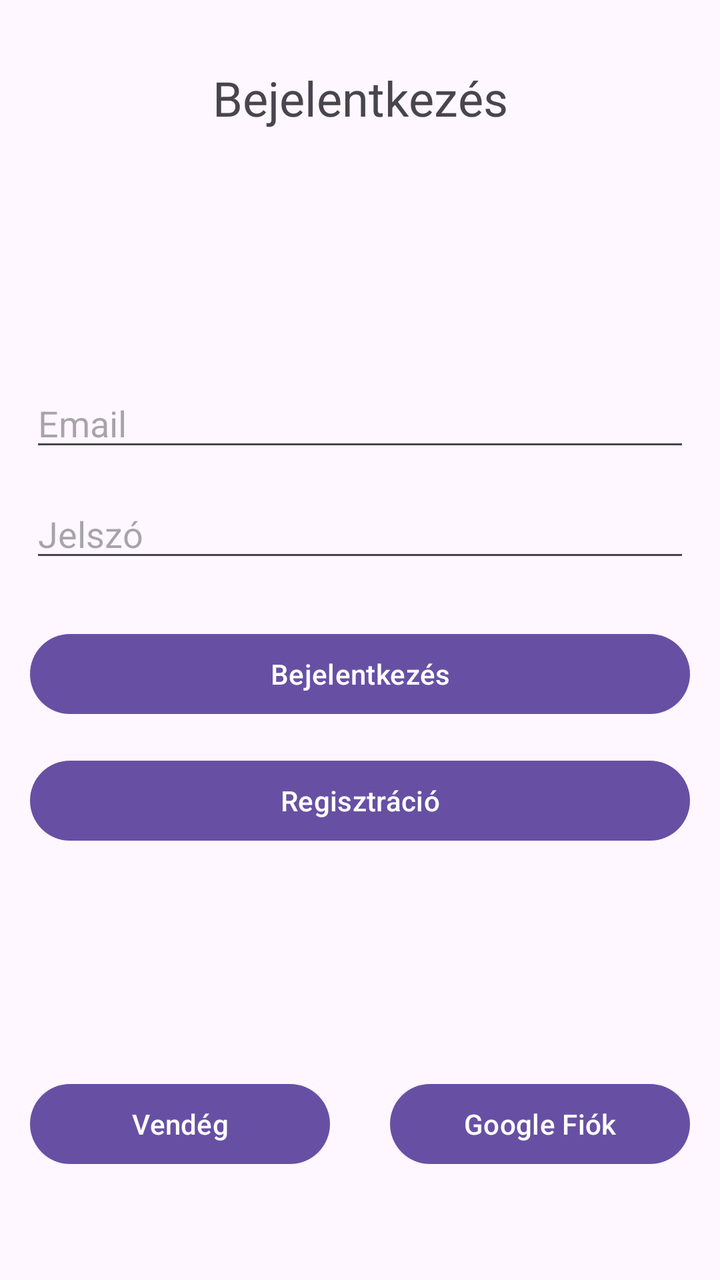
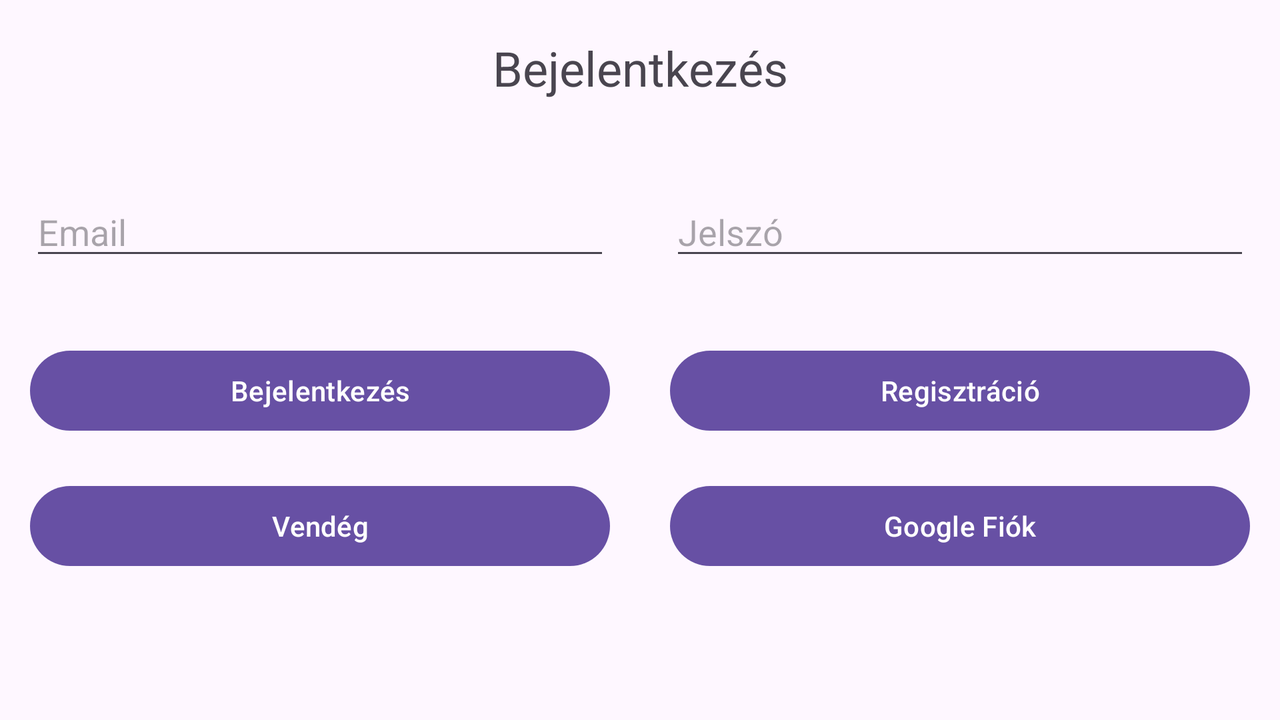

An Android layout and its configuration variant, each rendered on a device that would load it. The default file and the variant file are quoted in full after the pictures.
<!-- AndroidManifest.xml: application theme Theme.PhoneShop -->
<!-- res/layout/activity_main.xml -->
<?xml version="1.0" encoding="utf-8"?>
<androidx.constraintlayout.widget.ConstraintLayout xmlns:android="http://schemas.android.com/apk/res/android"
    xmlns:app="http://schemas.android.com/apk/res-auto"
    xmlns:tools="http://schemas.android.com/tools"
    android:id="@+id/main"
    android:layout_width="match_parent"
    android:layout_height="match_parent"
    tools:context=".MainActivity">

    <TextView
        android:id="@+id/textView"
        android:layout_width="wrap_content"
        android:layout_height="wrap_content"
        android:text="@string/login"
        android:textSize="24sp"

        app:layout_constraintBottom_toBottomOf="parent"
        app:layout_constraintEnd_toEndOf="parent"
        app:layout_constraintStart_toStartOf="parent"
        app:layout_constraintTop_toTopOf="parent"
        app:layout_constraintVertical_bias="0.054" />

    <EditText
        android:id="@+id/editTextUsername"
        android:layout_width="match_parent"
        android:layout_height="wrap_content"
        android:ems="10"
        android:hint="@string/email"
        android:inputType="textEmailAddress"
        android:layout_marginLeft="@dimen/side_margin"
        android:layout_marginRight="@dimen/side_margin"

        app:layout_constraintBottom_toBottomOf="parent"
        app:layout_constraintTop_toBottomOf="@+id/textView"
        app:layout_constraintVertical_bias="0.233"
        tools:layout_editor_absoluteX="0dp" />

    <EditText
        android:id="@+id/editTextPassword"
        android:layout_width="match_parent"
        android:layout_height="wrap_content"
        android:ems="10"
        android:hint="@string/password"
        android:inputType="textPassword"
        android:layout_marginLeft="@dimen/side_margin"
        android:layout_marginRight="@dimen/side_margin"

        app:layout_constraintBottom_toBottomOf="parent"
        app:layout_constraintTop_toTopOf="@+id/editTextUsername"
        app:layout_constraintVertical_bias="0.135"
        tools:layout_editor_absoluteX="0dp" />

    <Button
        android:id="@+id/loginButton"
        android:layout_width="match_parent"
        android:layout_height="wrap_content"
        android:onClick="login"
        android:text="@string/login"
        android:layout_marginLeft="@dimen/side_margin"
        android:layout_marginRight="@dimen/side_margin"

        app:layout_constraintBottom_toBottomOf="parent"
        app:layout_constraintEnd_toEndOf="parent"
        app:layout_constraintHorizontal_bias="0.0"
        app:layout_constraintStart_toStartOf="parent"
        app:layout_constraintTop_toBottomOf="@+id/editTextPassword"
        app:layout_constraintVertical_bias="0.088" />

    <LinearLayout
        android:id="@+id/linearLayout"
        style="?android:attr/buttonBarStyle"
        android:layout_width="match_parent"
        android:layout_height="wrap_content"
        android:orientation="horizontal"

        app:layout_constraintBottom_toBottomOf="parent"
        app:layout_constraintEnd_toEndOf="parent"
        app:layout_constraintHorizontal_bias="0.495"
        app:layout_constraintStart_toStartOf="parent"
        app:layout_constraintTop_toTopOf="@+id/registerButton"
        app:layout_constraintVertical_bias="0.75">

        <Button
            android:id="@+id/guestLoginButton"
            android:layout_width="0dp"
            android:layout_height="wrap_content"
            android:layout_weight="1"
            android:onClick="guestLogin"
            android:text="@string/login_as_guest"
            android:layout_marginLeft="@dimen/side_margin"
            android:layout_marginRight="@dimen/side_margin"
            />

        <Button
            android:id="@+id/googleLoginButton"
            android:layout_width="0dp"
            android:layout_height="wrap_content"
            android:layout_weight="1"
            android:onClick="googleLogin"
            android:text="@string/google_account"
            android:layout_marginLeft="@dimen/side_margin"
            android:layout_marginRight="@dimen/side_margin"
            />
    </LinearLayout>


    <Button
        android:id="@+id/registerButton"
        android:layout_width="0dp"
        android:layout_height="wrap_content"
        android:onClick="register"
        android:text="@string/register"
        android:layout_marginLeft="@dimen/side_margin"
        android:layout_marginRight="@dimen/side_margin"

        app:layout_constraintBottom_toBottomOf="parent"
        app:layout_constraintEnd_toEndOf="parent"
        app:layout_constraintHorizontal_bias="1.0"
        app:layout_constraintStart_toStartOf="parent"
        app:layout_constraintTop_toBottomOf="@+id/loginButton"
        app:layout_constraintVertical_bias="0.066" />

</androidx.constraintlayout.widget.ConstraintLayout>
<!-- resources referenced by this layout -->
<resources>
  <dimen name="side_margin">15dp</dimen>
  <string name="email">Email</string>
  <string name="google_account">Google Fiók</string>
  <string name="login">Bejelentkezés</string>
  <string name="login_as_guest">Vendég</string>
  <string name="password">Jelszó</string>
  <string name="register">Regisztráció</string>
  <style name="Theme.PhoneShop" parent="Base.Theme.PhoneShop" />
  <style name="Base.Theme.PhoneShop" parent="Theme.Material3.DayNight">
          
          
      </style>
</resources>
<!-- res/layout-land/activity_main.xml (the repository's variant of the layout above) -->
<!-- drawn on the phone turned sideways -->
<?xml version="1.0" encoding="utf-8"?>
<androidx.constraintlayout.widget.ConstraintLayout xmlns:android="http://schemas.android.com/apk/res/android"
    xmlns:app="http://schemas.android.com/apk/res-auto"
    xmlns:tools="http://schemas.android.com/tools"
    android:id="@+id/main"
    android:layout_width="match_parent"
    android:layout_height="match_parent"
    tools:context=".MainActivity">

    <TextView
        android:id="@+id/titleTextView"
        android:layout_width="wrap_content"
        android:layout_height="wrap_content"
        android:text="@string/login"
        android:textSize="24sp"

        app:layout_constraintBottom_toBottomOf="parent"
        app:layout_constraintEnd_toEndOf="parent"
        app:layout_constraintStart_toStartOf="parent"
        app:layout_constraintTop_toTopOf="parent"
        app:layout_constraintVertical_bias="0.054" />

    <LinearLayout
        android:id="@+id/inputLinearLayout"
        android:layout_width="match_parent"
        android:layout_height="wrap_content"
        android:orientation="horizontal"

        app:layout_constraintBottom_toBottomOf="parent"
        app:layout_constraintEnd_toEndOf="parent"
        app:layout_constraintHorizontal_bias="0.0"
        app:layout_constraintStart_toStartOf="parent"
        app:layout_constraintTop_toBottomOf="@+id/titleTextView"
        app:layout_constraintVertical_bias="0.162">

        <EditText
            android:id="@+id/emailEditText"
            android:layout_width="0dp"
            android:layout_height="wrap_content"

            android:layout_marginLeft="@dimen/side_margin"
            android:layout_marginRight="@dimen/side_margin"
            android:layout_weight="1"
            android:hint="@string/email"
            android:inputType="textEmailAddress" />

        <EditText
            android:id="@+id/passwordEditText"
            android:layout_width="0dp"
            android:layout_height="wrap_content"
            android:layout_marginLeft="@dimen/side_margin"

            android:layout_marginRight="@dimen/side_margin"
            android:layout_weight="1"
            android:ems="10"
            android:hint="@string/password"
            android:inputType="textPassword" />
    </LinearLayout>

    <LinearLayout
        android:id="@+id/topLinearLayout"
        android:layout_width="match_parent"
        android:layout_height="wrap_content"
        android:orientation="horizontal"

        app:layout_constraintBottom_toBottomOf="parent"
        app:layout_constraintEnd_toEndOf="parent"
        app:layout_constraintHorizontal_bias="1.0"
        app:layout_constraintStart_toStartOf="parent"
        app:layout_constraintTop_toBottomOf="@+id/inputLinearLayout"
        app:layout_constraintVertical_bias="0.205">

        <Button
            android:id="@+id/loginButton"
            android:layout_width="0dp"
            android:layout_height="wrap_content"

            android:layout_marginLeft="@dimen/side_margin"
            android:layout_marginRight="@dimen/side_margin"
            android:layout_weight="1"
            android:onClick="login"
            android:text="@string/login" />

        <Button
            android:id="@+id/registerButton"
            android:layout_width="0dp"
            android:layout_height="wrap_content"

            android:layout_marginLeft="@dimen/side_margin"
            android:layout_marginRight="@dimen/side_margin"
            android:layout_weight="1"
            android:onClick="register"
            android:text="@string/register" />
    </LinearLayout>

    <LinearLayout
        android:id="@+id/bottomLinearLayout"
        android:layout_width="match_parent"
        android:layout_height="wrap_content"
        android:orientation="horizontal"

        app:layout_constraintBottom_toBottomOf="parent"
        app:layout_constraintEnd_toEndOf="parent"
        app:layout_constraintHorizontal_bias="1.0"
        app:layout_constraintStart_toStartOf="parent"
        app:layout_constraintTop_toBottomOf="@+id/topLinearLayout"
        app:layout_constraintVertical_bias="0.213">

        <Button
            android:id="@+id/guestLoginButton"
            android:layout_width="0dp"
            android:layout_height="wrap_content"
            android:layout_marginLeft="@dimen/side_margin"
            android:layout_marginRight="@dimen/side_margin"
            android:layout_weight="1"
            android:onClick="guestLogin"
            android:text="@string/login_as_guest" />

        <Button
            android:id="@+id/googleLoginButton"
            android:layout_width="0dp"
            android:layout_height="wrap_content"
            android:layout_marginLeft="@dimen/side_margin"
            android:layout_marginRight="@dimen/side_margin"
            android:layout_weight="1"
            android:onClick="googleLogin"
            android:text="@string/google_account" />
    </LinearLayout>

</androidx.constraintlayout.widget.ConstraintLayout>
